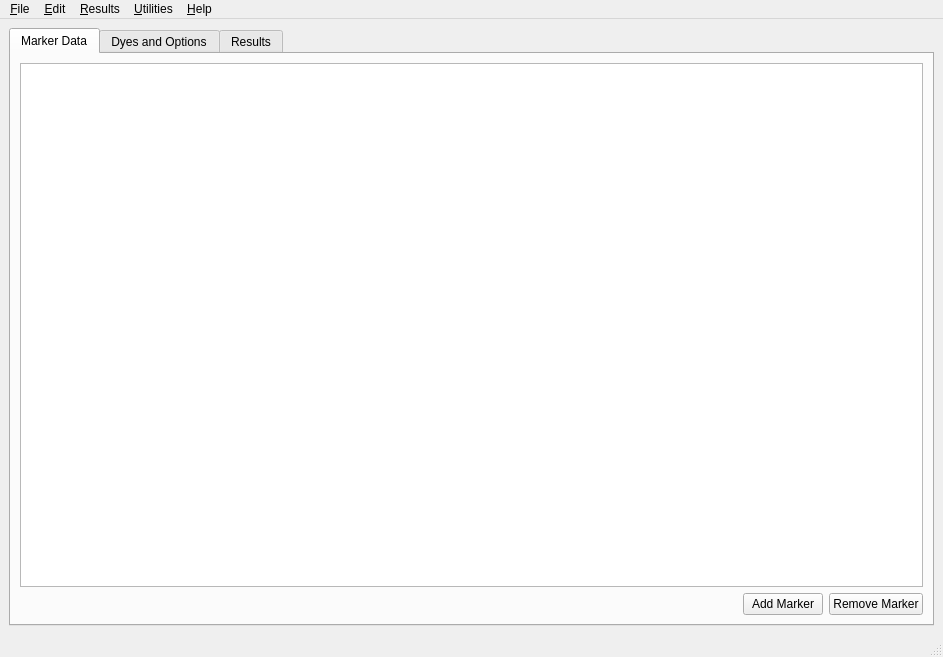
<?xml version="1.0" encoding="UTF-8"?>
<ui version="4.0">
 <class>MainWindow</class>
 <widget class="QMainWindow" name="MainWindow">
  <property name="geometry">
   <rect>
    <x>0</x>
    <y>0</y>
    <width>943</width>
    <height>657</height>
   </rect>
  </property>
  <property name="sizePolicy">
   <sizepolicy hsizetype="Expanding" vsizetype="Expanding">
    <horstretch>0</horstretch>
    <verstretch>0</verstretch>
   </sizepolicy>
  </property>
  <property name="windowTitle">
   <string>Multiplex Manager Version 1.2</string>
  </property>
  <widget class="QWidget" name="centralwidget">
   <layout class="QHBoxLayout">
    <item>
     <widget class="QTabWidget" name="mainTabs">
      <property name="sizePolicy">
       <sizepolicy hsizetype="MinimumExpanding" vsizetype="MinimumExpanding">
        <horstretch>0</horstretch>
        <verstretch>0</verstretch>
       </sizepolicy>
      </property>
      <property name="tabShape">
       <enum>QTabWidget::Rounded</enum>
      </property>
      <property name="currentIndex">
       <number>0</number>
      </property>
      <widget class="QWidget" name="tabData">
       <property name="toolTip">
        <string/>
       </property>
       <attribute name="title">
        <string>Marker Data</string>
       </attribute>
       <layout class="QVBoxLayout">
        <item>
         <widget class="QTableView" name="markerTableView">
          <property name="alternatingRowColors">
           <bool>true</bool>
          </property>
         </widget>
        </item>
        <item>
         <layout class="QHBoxLayout">
          <item>
           <spacer>
            <property name="orientation">
             <enum>Qt::Horizontal</enum>
            </property>
            <property name="sizeHint" stdset="0">
             <size>
              <width>361</width>
              <height>20</height>
             </size>
            </property>
           </spacer>
          </item>
          <item>
           <widget class="QPushButton" name="btnAddMarker">
            <property name="toolTip">
             <string>&lt;html&gt;&lt;head&gt;&lt;meta name=&quot;qrichtext&quot; content=&quot;1&quot; /&gt;&lt;style type=&quot;text/css&quot;&gt;
p, li { white-space: pre-wrap; }
&lt;/style&gt;&lt;/head&gt;&lt;body style=&quot; font-family:'Lucida Grande'; font-size:13pt; font-weight:400; font-style:normal; text-decoration:none;&quot;&gt;
&lt;p style=&quot; margin-top:0px; margin-bottom:0px; margin-left:0px; margin-right:0px; -qt-block-indent:0; text-indent:0px;&quot;&gt;Add a new marker.&lt;/p&gt;&lt;/body&gt;&lt;/html&gt;</string>
            </property>
            <property name="text">
             <string>Add Marker</string>
            </property>
           </widget>
          </item>
          <item>
           <widget class="QPushButton" name="btnRemoveMarker">
            <property name="toolTip">
             <string>&lt;html&gt;&lt;head&gt;&lt;meta name=&quot;qrichtext&quot; content=&quot;1&quot; /&gt;&lt;style type=&quot;text/css&quot;&gt;
p, li { white-space: pre-wrap; }
&lt;/style&gt;&lt;/head&gt;&lt;body style=&quot; font-family:'Lucida Grande'; font-size:13pt; font-weight:400; font-style:normal; text-decoration:none;&quot;&gt;
&lt;p style=&quot; margin-top:0px; margin-bottom:0px; margin-left:0px; margin-right:0px; -qt-block-indent:0; text-indent:0px;&quot;&gt;Remove a marker. Only enabled when an entire row or rows is selected.&lt;/p&gt;&lt;/body&gt;&lt;/html&gt;</string>
            </property>
            <property name="text">
             <string>Remove Marker</string>
            </property>
           </widget>
          </item>
         </layout>
        </item>
       </layout>
      </widget>
      <widget class="QWidget" name="tabOptions">
       <property name="toolTip">
        <string/>
       </property>
       <attribute name="title">
        <string>Dyes and Options</string>
       </attribute>
       <layout class="QVBoxLayout">
        <item>
         <widget class="QGroupBox" name="groupBox_2">
          <property name="title">
           <string>Flourescent Dyes</string>
          </property>
          <layout class="QHBoxLayout">
           <item>
            <layout class="QVBoxLayout">
             <item>
              <widget class="QLabel" name="label">
               <property name="text">
                <string>Dye Descriptions</string>
               </property>
              </widget>
             </item>
             <item>
              <widget class="QTableView" name="dyeTableView">
               <property name="toolTip">
                <string/>
               </property>
               <property name="alternatingRowColors">
                <bool>true</bool>
               </property>
               <property name="sortingEnabled">
                <bool>false</bool>
               </property>
              </widget>
             </item>
             <item>
              <layout class="QHBoxLayout">
               <item>
                <spacer>
                 <property name="orientation">
                  <enum>Qt::Horizontal</enum>
                 </property>
                 <property name="sizeHint" stdset="0">
                  <size>
                   <width>40</width>
                   <height>20</height>
                  </size>
                 </property>
                </spacer>
               </item>
               <item>
                <widget class="QPushButton" name="btnAddDye">
                 <property name="text">
                  <string>Add Dye</string>
                 </property>
                </widget>
               </item>
               <item>
                <widget class="QPushButton" name="btnRemoveDye">
                 <property name="text">
                  <string>Remove Dye</string>
                 </property>
                </widget>
               </item>
              </layout>
             </item>
            </layout>
           </item>
           <item>
            <layout class="QVBoxLayout">
             <item>
              <widget class="QLabel" name="label_5">
               <property name="text">
                <string>Artifacts for the Currently Selected Dye</string>
               </property>
              </widget>
             </item>
             <item>
              <widget class="QTableView" name="artifactTableView">
               <property name="toolTip">
                <string>&lt;html&gt;&lt;head&gt;&lt;meta name=&quot;qrichtext&quot; content=&quot;1&quot; /&gt;&lt;style type=&quot;text/css&quot;&gt;
p, li { white-space: pre-wrap; }
&lt;/style&gt;&lt;/head&gt;&lt;body style=&quot; font-family:'Sans Serif'; font-size:9pt; font-weight:400; font-style:normal; text-decoration:none;&quot;&gt;
&lt;p style=&quot; margin-top:0px; margin-bottom:0px; margin-left:0px; margin-right:0px; -qt-block-indent:0; text-indent:0px;&quot;&gt;Some scanners have artifacts at particular sizes for particular dye colors. Enter those values here for  the machine you are using.  The multiplex plan will then not select alleles with that dye color in that position.&lt;/p&gt;&lt;/body&gt;&lt;/html&gt;</string>
               </property>
               <property name="alternatingRowColors">
                <bool>true</bool>
               </property>
              </widget>
             </item>
             <item>
              <layout class="QHBoxLayout">
               <item>
                <spacer>
                 <property name="orientation">
                  <enum>Qt::Horizontal</enum>
                 </property>
                 <property name="sizeHint" stdset="0">
                  <size>
                   <width>40</width>
                   <height>20</height>
                  </size>
                 </property>
                </spacer>
               </item>
               <item>
                <widget class="QPushButton" name="btnAddArtifact">
                 <property name="text">
                  <string>Add Artifact</string>
                 </property>
                </widget>
               </item>
               <item>
                <widget class="QPushButton" name="btnRemoveArtifact">
                 <property name="text">
                  <string>Remove Artifact</string>
                 </property>
                </widget>
               </item>
              </layout>
             </item>
            </layout>
           </item>
           <item>
            <layout class="QVBoxLayout">
             <item>
              <widget class="QLabel" name="label_9">
               <property name="text">
                <string>Marker To Dye Mapping</string>
               </property>
              </widget>
             </item>
             <item>
              <widget class="QTableView" name="markerToDyeMapping">
               <property name="toolTip">
                <string>&lt;html&gt;&lt;head&gt;&lt;meta name=&quot;qrichtext&quot; content=&quot;1&quot; /&gt;&lt;style type=&quot;text/css&quot;&gt;
p, li { white-space: pre-wrap; }
&lt;/style&gt;&lt;/head&gt;&lt;body style=&quot; font-family:'Sans Serif'; font-size:9pt; font-weight:400; font-style:normal; text-decoration:none;&quot;&gt;
&lt;p style=&quot; margin-top:0px; margin-bottom:0px; margin-left:0px; margin-right:0px; -qt-block-indent:0; text-indent:0px;&quot;&gt;If you have prelabled primers, you can force a particular dye/marker combination by selecting it from the drop down box on the right.&lt;/p&gt;&lt;/body&gt;&lt;/html&gt;</string>
               </property>
               <property name="alternatingRowColors">
                <bool>true</bool>
               </property>
              </widget>
             </item>
            </layout>
           </item>
          </layout>
         </widget>
        </item>
        <item>
         <widget class="QGroupBox" name="frame_2">
          <property name="title">
           <string>Control Parameters</string>
          </property>
          <layout class="QGridLayout">
           <property name="margin">
            <number>17</number>
           </property>
           <property name="spacing">
            <number>8</number>
           </property>
           <item row="0" column="4">
            <widget class="QSpinBox" name="spnIterationsToRun">
             <property name="minimum">
              <number>1</number>
             </property>
             <property name="maximum">
              <number>600</number>
             </property>
            </widget>
           </item>
           <item row="1" column="1">
            <widget class="QLabel" name="label_6">
             <property name="autoFillBackground">
              <bool>true</bool>
             </property>
             <property name="text">
              <string>or Select Best </string>
             </property>
             <property name="buddy">
              <cstring>spnSelectBest</cstring>
             </property>
            </widget>
           </item>
           <item row="1" column="0">
            <widget class="QCheckBox" name="chkUseAllMarkers">
             <property name="text">
              <string>Use All Markers?</string>
             </property>
            </widget>
           </item>
           <item row="0" column="3">
            <widget class="QLabel" name="label_3">
             <property name="text">
              <string>Iterations to Run Analysis ( Millions ) :</string>
             </property>
             <property name="buddy">
              <cstring>spnIterationsToRun</cstring>
             </property>
            </widget>
           </item>
           <item row="0" column="0">
            <widget class="QLabel" name="label_7">
             <property name="text">
              <string>Maximum Number of Loci per Reaction</string>
             </property>
             <property name="buddy">
              <cstring>spnNumLoci</cstring>
             </property>
            </widget>
           </item>
           <item row="0" column="5">
            <spacer>
             <property name="orientation">
              <enum>Qt::Horizontal</enum>
             </property>
             <property name="sizeHint" stdset="0">
              <size>
               <width>40</width>
               <height>20</height>
              </size>
             </property>
            </spacer>
           </item>
           <item row="3" column="0" colspan="2">
            <widget class="QLabel" name="label_8">
             <property name="text">
              <string>Minimum Distance Between Loci of the Same Dye Color</string>
             </property>
             <property name="buddy">
              <cstring>spnMinDistance</cstring>
             </property>
            </widget>
           </item>
           <item row="1" column="2">
            <widget class="QSpinBox" name="spnSelectBest"/>
           </item>
           <item row="2" column="2">
            <widget class="QSpinBox" name="spnCompThreshold">
             <property name="toolTip">
              <string>&lt;!DOCTYPE HTML PUBLIC &quot;-//W3C//DTD HTML 4.0//EN&quot; &quot;http://www.w3.org/TR/REC-html40/strict.dtd&quot;&gt;
&lt;html&gt;&lt;head&gt;&lt;meta name=&quot;qrichtext&quot; content=&quot;1&quot; /&gt;&lt;style type=&quot;text/css&quot;&gt;
p, li { white-space: pre-wrap; }
&lt;/style&gt;&lt;/head&gt;&lt;body style=&quot; font-family:'Lucida Grande'; font-size:13pt; font-weight:400; font-style:normal;&quot;&gt;
&lt;p style=&quot; margin-top:0px; margin-bottom:0px; margin-left:0px; margin-right:0px; -qt-block-indent:0; text-indent:0px;&quot;&gt;The maximum number of AT or CG matches minums the number of mismatches for any two primers within a multiplex reaction. So in the following example, with the threshold set to 6, Primer 1 and Primer 9 would be placed in separate reactions.&lt;/p&gt;
&lt;p style=&quot;-qt-paragraph-type:empty; margin-top:0px; margin-bottom:0px; margin-left:0px; margin-right:0px; -qt-block-indent:0; text-indent:0px;&quot;&gt;&lt;/p&gt;
&lt;p style=&quot; margin-top:0px; margin-bottom:0px; margin-left:0px; margin-right:0px; -qt-block-indent:0; text-indent:0px;&quot;&gt;&lt;span style=&quot; font-family:'Courier New,courier'; font-size:11pt;&quot;&gt;Checking Primer 1 Reverse  AATTAAAAACAAAAAACCTGAGCG against Primer 9 Forward  CCGTCCCGCTCTGGTTTGG &lt;/span&gt;&lt;/p&gt;
&lt;p style=&quot;-qt-paragraph-type:empty; margin-top:0px; margin-bottom:0px; margin-left:0px; margin-right:0px; -qt-block-indent:0; text-indent:0px; font-family:'Courier New,courier'; font-size:11pt;&quot;&gt;&lt;/p&gt;
&lt;p style=&quot; margin-top:0px; margin-bottom:0px; margin-left:0px; margin-right:0px; -qt-block-indent:0; text-indent:0px;&quot;&gt;&lt;span style=&quot; font-family:'Courier New,courier'; font-size:11pt;&quot;&gt;5'-AATTAAAAACAAAAAACCTGAGCG-3'&lt;/span&gt;&lt;/p&gt;
&lt;p style=&quot; margin-top:0px; margin-bottom:0px; margin-left:0px; margin-right:0px; -qt-block-indent:0; text-indent:0px;&quot;&gt;&lt;span style=&quot; font-family:'Courier New,courier'; font-size:11pt;&quot;&gt;              xx|||||x|||||   &lt;/span&gt;&lt;/p&gt;
&lt;p style=&quot; margin-top:0px; margin-bottom:0px; margin-left:0px; margin-right:0px; -qt-block-indent:0; text-indent:0px;&quot;&gt;&lt;span style=&quot; font-family:'Courier New,courier'; font-size:11pt;&quot;&gt;           3'-GGTTTGGTCTCGCCCTGCC-5'&lt;/span&gt;&lt;/p&gt;
&lt;p style=&quot; margin-top:0px; margin-bottom:0px; margin-left:0px; margin-right:0px; -qt-block-indent:0; text-indent:0px;&quot;&gt;&lt;span style=&quot; font-family:'Courier New,courier'; font-size:11pt;&quot;&gt;Score: 7&lt;/span&gt;&lt;/p&gt;&lt;/body&gt;&lt;/html&gt;</string>
             </property>
            </widget>
           </item>
           <item row="3" column="2">
            <widget class="QSpinBox" name="spnMinDistance"/>
           </item>
           <item row="2" column="0">
            <widget class="QLabel" name="label_2">
             <property name="toolTip">
              <string>&lt;html&gt;&lt;head&gt;&lt;meta name=&quot;qrichtext&quot; content=&quot;1&quot; /&gt;&lt;style type=&quot;text/css&quot;&gt;
p, li { white-space: pre-wrap; }
&lt;/style&gt;&lt;/head&gt;&lt;body style=&quot; font-family:'Lucida Grande'; font-size:13pt; font-weight:400; font-style:normal; text-decoration:none;&quot;&gt;
&lt;p style=&quot; margin-top:0px; margin-bottom:0px; margin-left:0px; margin-right:0px; -qt-block-indent:0; text-indent:0px;&quot;&gt;The maximum number of AT or CG matches for any two primers within a multiplex reaction. So in the following example, with the threshold set to 6, Primer 1 &lt;/p&gt;
&lt;p style=&quot; margin-top:0px; margin-bottom:0px; margin-left:0px; margin-right:0px; -qt-block-indent:0; text-indent:0px;&quot;&gt;and Primer 9 would be placed in separate reactions.&lt;/p&gt;
&lt;p style=&quot;-qt-paragraph-type:empty; margin-top:0px; margin-bottom:0px; margin-left:0px; margin-right:0px; -qt-block-indent:0; text-indent:0px;&quot;&gt;&lt;/p&gt;
&lt;p style=&quot; margin-top:0px; margin-bottom:0px; margin-left:0px; margin-right:0px; -qt-block-indent:0; text-indent:0px; font-size:11pt;&quot;&gt;&lt;span style=&quot; font-family:'Courier New,courier';&quot;&gt;Checking Primer 1 Reverse  AATTAAAAACAAAAAACCTGAGCG against Primer 9 Forward  CCGTCCCGCTCTGGTTTGG &lt;/span&gt;&lt;/p&gt;
&lt;pre style=&quot;-qt-paragraph-type:empty; margin-top:0px; margin-bottom:0px; margin-left:0px; margin-right:0px; -qt-block-indent:0; text-indent:0px; font-family:'Courier New,courier'; font-size:11pt;&quot;&gt;&lt;/pre&gt;
&lt;pre style=&quot; margin-top:0px; margin-bottom:0px; margin-left:0px; margin-right:0px; -qt-block-indent:0; text-indent:0px; font-family:'Courier New,courier'; font-size:11pt;&quot;&gt;5'-AATTAAAAACAAAAAACCTGAGCG-3'&lt;/pre&gt;
&lt;pre style=&quot; margin-top:0px; margin-bottom:0px; margin-left:0px; margin-right:0px; -qt-block-indent:0; text-indent:0px; font-family:'Courier New,courier'; font-size:11pt;&quot;&gt;              xx|||||x|||||   &lt;/pre&gt;
&lt;pre style=&quot; margin-top:0px; margin-bottom:0px; margin-left:0px; margin-right:0px; -qt-block-indent:0; text-indent:0px; font-family:'Courier New,courier'; font-size:11pt;&quot;&gt;           3'-GGTTTGGTCTCGCCCTGCC-5'&lt;/pre&gt;
&lt;pre style=&quot; margin-top:0px; margin-bottom:0px; margin-left:0px; margin-right:0px; -qt-block-indent:0; text-indent:0px; font-family:'Courier New,courier'; font-size:11pt;&quot;&gt;Score: 7&lt;/pre&gt;&lt;/body&gt;&lt;/html&gt;</string>
             </property>
             <property name="text">
              <string>Complementarity Threshold</string>
             </property>
             <property name="buddy">
              <cstring>spnCompThreshold</cstring>
             </property>
            </widget>
           </item>
           <item row="0" column="2">
            <widget class="QSpinBox" name="spnNumLoci"/>
           </item>
           <item row="1" column="4">
            <widget class="QPushButton" name="btnEditCriteria">
             <property name="text">
              <string>Edit...</string>
             </property>
            </widget>
           </item>
           <item row="1" column="3">
            <widget class="QLabel" name="label_4">
             <property name="text">
              <string>Marker Selection Criteria</string>
             </property>
            </widget>
           </item>
           <item row="3" column="3">
            <widget class="QLabel" name="label_10">
             <property name="text">
              <string>(base pairs)</string>
             </property>
            </widget>
           </item>
          </layout>
         </widget>
        </item>
        <item>
         <widget class="QFrame" name="frame_4">
          <property name="frameShape">
           <enum>QFrame::StyledPanel</enum>
          </property>
          <property name="frameShadow">
           <enum>QFrame::Raised</enum>
          </property>
          <layout class="QHBoxLayout">
           <item>
            <spacer>
             <property name="orientation">
              <enum>Qt::Horizontal</enum>
             </property>
             <property name="sizeHint" stdset="0">
              <size>
               <width>40</width>
               <height>20</height>
              </size>
             </property>
            </spacer>
           </item>
           <item>
            <widget class="QPushButton" name="btnSolveMultiplex">
             <property name="text">
              <string>Analyse Multiplex</string>
             </property>
            </widget>
           </item>
          </layout>
         </widget>
        </item>
       </layout>
      </widget>
      <widget class="QWidget" name="tabResults">
       <attribute name="title">
        <string>Results</string>
       </attribute>
       <layout class="QVBoxLayout">
        <item>
         <widget class="QFrame" name="frame">
          <property name="frameShape">
           <enum>QFrame::StyledPanel</enum>
          </property>
          <property name="frameShadow">
           <enum>QFrame::Raised</enum>
          </property>
          <layout class="QVBoxLayout">
           <item>
            <layout class="QHBoxLayout">
             <item>
              <widget class="QProgressBar" name="solveProgressBar">
               <property name="value">
                <number>0</number>
               </property>
               <property name="orientation">
                <enum>Qt::Horizontal</enum>
               </property>
              </widget>
             </item>
             <item>
              <widget class="QPushButton" name="btnCancelSolver">
               <property name="enabled">
                <bool>false</bool>
               </property>
               <property name="text">
                <string>Cancel</string>
               </property>
              </widget>
             </item>
            </layout>
           </item>
           <item>
            <layout class="QHBoxLayout">
             <item>
              <widget class="QLabel" name="txtProgress">
               <property name="text">
                <string/>
               </property>
              </widget>
             </item>
             <item>
              <spacer>
               <property name="orientation">
                <enum>Qt::Horizontal</enum>
               </property>
               <property name="sizeHint" stdset="0">
                <size>
                 <width>40</width>
                 <height>20</height>
                </size>
               </property>
              </spacer>
             </item>
            </layout>
           </item>
          </layout>
         </widget>
        </item>
        <item>
         <widget class="QTabWidget" name="resultsTab">
          <property name="focusPolicy">
           <enum>Qt::NoFocus</enum>
          </property>
          <property name="currentIndex">
           <number>0</number>
          </property>
          <widget class="QWidget" name="tabResultsLog">
           <attribute name="title">
            <string>Results Log</string>
           </attribute>
           <layout class="QHBoxLayout">
            <item>
             <widget class="QTextEdit" name="txtLog">
              <property name="undoRedoEnabled">
               <bool>false</bool>
              </property>
              <property name="readOnly">
               <bool>true</bool>
              </property>
              <property name="html">
               <string>&lt;!DOCTYPE HTML PUBLIC &quot;-//W3C//DTD HTML 4.0//EN&quot; &quot;http://www.w3.org/TR/REC-html40/strict.dtd&quot;&gt;
&lt;html&gt;&lt;head&gt;&lt;meta name=&quot;qrichtext&quot; content=&quot;1&quot; /&gt;&lt;style type=&quot;text/css&quot;&gt;
p, li { white-space: pre-wrap; }
&lt;/style&gt;&lt;/head&gt;&lt;body style=&quot; font-family:'Lucida Grande'; font-size:13pt; font-weight:400; font-style:normal;&quot;&gt;
&lt;p style=&quot;-qt-paragraph-type:empty; margin-top:0px; margin-bottom:0px; margin-left:0px; margin-right:0px; -qt-block-indent:0; text-indent:0px; font-family:'Sans Serif'; font-size:9pt;&quot;&gt;&lt;/p&gt;&lt;/body&gt;&lt;/html&gt;</string>
              </property>
             </widget>
            </item>
           </layout>
          </widget>
         </widget>
        </item>
       </layout>
      </widget>
     </widget>
    </item>
   </layout>
  </widget>
  <widget class="QMenuBar" name="menubar">
   <property name="geometry">
    <rect>
     <x>0</x>
     <y>0</y>
     <width>943</width>
     <height>22</height>
    </rect>
   </property>
   <widget class="QMenu" name="menu_Edit">
    <property name="title">
     <string>&amp;Edit</string>
    </property>
   </widget>
   <widget class="QMenu" name="menuU_tils">
    <property name="title">
     <string>&amp;Utilities</string>
    </property>
    <addaction name="action_Export_CSV_Template"/>
    <addaction name="action_Import_CSV_Data"/>
    <addaction name="actionCalculate_All_Annealing_Temperatures"/>
    <addaction name="actionSet_Parameters_for_Annealing_Temp_Calculation"/>
   </widget>
   <widget class="QMenu" name="menu_File">
    <property name="title">
     <string>&amp;File</string>
    </property>
    <addaction name="action_New"/>
    <addaction name="action_Open"/>
    <addaction name="action_Save"/>
    <addaction name="action_Save_As"/>
    <addaction name="action_Exit"/>
   </widget>
   <widget class="QMenu" name="menu_Help">
    <property name="title">
     <string>&amp;Help</string>
    </property>
    <addaction name="action_Online_Help"/>
    <addaction name="action_About"/>
   </widget>
   <widget class="QMenu" name="menu_Results">
    <property name="title">
     <string>&amp;Results</string>
    </property>
    <addaction name="action_Export_Results"/>
    <addaction name="action_Export_Results_as_text"/>
    <addaction name="action_Export_All_Results_as_PDF"/>
    <addaction name="action_Export_All_Results_as_Text"/>
    <addaction name="action_Export_Results_Log_as_Text"/>
   </widget>
   <addaction name="menu_File"/>
   <addaction name="menu_Edit"/>
   <addaction name="menu_Results"/>
   <addaction name="menuU_tils"/>
   <addaction name="menu_Help"/>
  </widget>
  <widget class="QStatusBar" name="statusbar"/>
  <action name="action_Exit">
   <property name="text">
    <string>E&amp;xit</string>
   </property>
  </action>
  <action name="action_Open">
   <property name="text">
    <string>&amp;Open</string>
   </property>
  </action>
  <action name="action_About">
   <property name="text">
    <string>&amp;About</string>
   </property>
  </action>
  <action name="action_Save">
   <property name="text">
    <string>&amp;Save</string>
   </property>
  </action>
  <action name="action_Save_As">
   <property name="text">
    <string>&amp;Save As...</string>
   </property>
  </action>
  <action name="action_Export_Results">
   <property name="text">
    <string>Export Current Result as &amp;PDF...</string>
   </property>
  </action>
  <action name="action_Export_Results_as_text">
   <property name="text">
    <string>Export Current Result as &amp;Text...</string>
   </property>
  </action>
  <action name="action_New">
   <property name="text">
    <string>&amp;New</string>
   </property>
  </action>
  <action name="action_Export_CSV_Template">
   <property name="text">
    <string>&amp;Export CSV Template...</string>
   </property>
  </action>
  <action name="action_Import_CSV_Data">
   <property name="text">
    <string>&amp;Import CSV Data...</string>
   </property>
  </action>
  <action name="actionCalculate_All_Annealing_Temperatures">
   <property name="text">
    <string>Calculate All Annealing Temperatures...</string>
   </property>
  </action>
  <action name="action_Online_Help">
   <property name="text">
    <string>&amp;On-line Help</string>
   </property>
  </action>
  <action name="action_Export_All_Results_as_PDF">
   <property name="text">
    <string>Export All Results as PDF...</string>
   </property>
  </action>
  <action name="action_Export_All_Results_as_Text">
   <property name="text">
    <string>Export All Results as Text...</string>
   </property>
  </action>
  <action name="actionSet_Parameters_for_Annealing_Temp_Calculation">
   <property name="text">
    <string>Set Parameters for Annealing Temp Calculation...</string>
   </property>
  </action>
  <action name="action_Export_Results_Log_as_Text">
   <property name="text">
    <string>&amp;Export Results Log as Text...</string>
   </property>
  </action>
 </widget>
 <tabstops>
  <tabstop>markerTableView</tabstop>
  <tabstop>spnNumLoci</tabstop>
  <tabstop>chkUseAllMarkers</tabstop>
  <tabstop>spnSelectBest</tabstop>
  <tabstop>spnCompThreshold</tabstop>
  <tabstop>spnMinDistance</tabstop>
 </tabstops>
 <resources/>
 <connections>
  <connection>
   <sender>action_Exit</sender>
   <signal>triggered()</signal>
   <receiver>MainWindow</receiver>
   <slot>close()</slot>
   <hints>
    <hint type="sourcelabel">
     <x>-1</x>
     <y>-1</y>
    </hint>
    <hint type="destinationlabel">
     <x>468</x>
     <y>355</y>
    </hint>
   </hints>
  </connection>
 </connections>
</ui>
